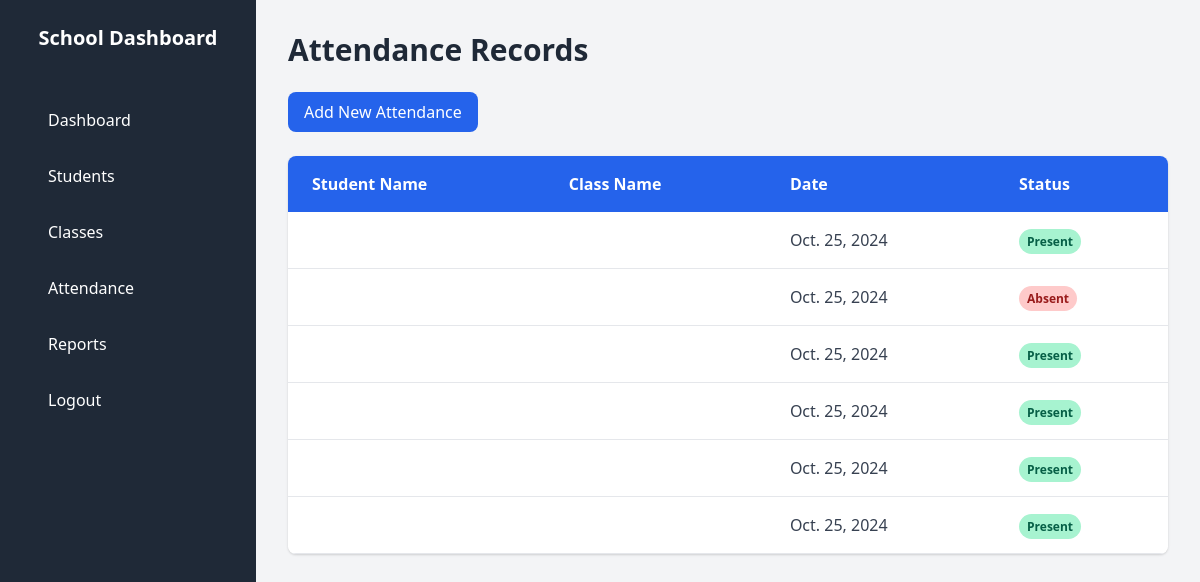
The page /api/attendance_list/ on the database as committed earlier.
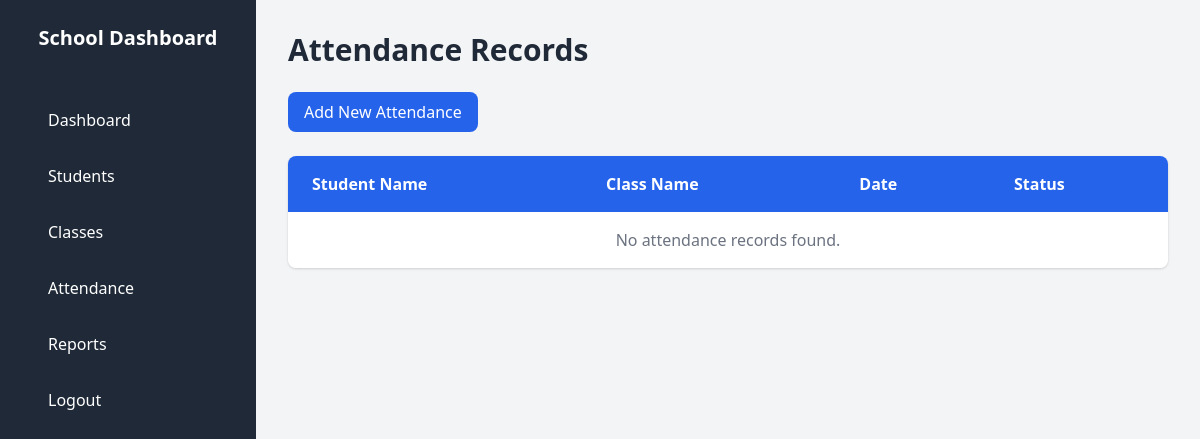
The same page on the database as committed later.
### attendance/models.py (models this page shows, shortened)
class Attendance(models.Model):
    STATUS_CHOICES = [
        ('Present', 'Present'),
        ('Absent', 'Absent'),
        ('Late', 'Late'),
    ]
    student = models.ForeignKey(Student, on_delete=models.CASCADE, related_name="attendances")
    class_name = models.ForeignKey(ClassRoom, on_delete=models.CASCADE)
    date = models.DateField(default=timezone.now)
    status = models.CharField(max_length=10, choices=STATUS_CHOICES, default='Absent')

### attendance/views.py (the view)
# urls.py: path('attendance_list/', attendance_list, name='attendance_list'),
def attendance_list(request):
    attendances = Attendance.objects.all().order_by('-date')
    return render(request, 'attendance/attendance_list.html', {'attendances': attendances})

### attendance/templates/attendance/attendance_list.html (shortened to what this page needs)
{% load static %}
<!DOCTYPE html>
<html lang="en">
<head>
    <link href="https://cdn.jsdelivr.net/npm/tailwindcss@2.2.19/dist/tailwind.min.css" rel="stylesheet">
</head>
<body class="font-sans bg-gray-100 flex">
    <div class="w-64 bg-gray-800 text-white min-h-screen">
        <div class="p-6">
            <h2 class="text-xl font-semibold text-center">School Dashboard</h2>
        </div>
        <nav>
            <ul class="space-y-4 mt-6 ml-8">
                <li><a href="{% url 'dashboard' %}" class="block py-2 px-4 hover:bg-gray-700">Dashboard</a></li>
                <li><a href="{% url 'list_students' %}" class="block py-2 px-4 hover:bg-gray-700">Students</a></li>
                <li><a href="{% url 'list_classes' %}" class="block py-2 px-4 hover:bg-gray-700">Classes</a></li>
                <li><a href="{% url 'attendance_list' %}" class="block py-2 px-4 hover:bg-gray-700">Attendance</a></li>
                <li><a href="{% url 'attendance_report' %}" class="block py-2 px-4 hover:bg-gray-700">Reports</a></li>
                <li><a href="{% url 'logout_user' %}" class="block py-2 px-4 hover:bg-gray-700">Logout</a></li>
            </ul>
        </nav>
    </div>
    <main class="flex-1 p-8">
        <h2 class="text-3xl font-semibold text-gray-800 mb-6">Attendance Records</h2>
        <div class="mb-6">
            <a href="{% url 'mark_attendance' %}" class="inline-block bg-blue-600 text-white py-2 px-4 rounded-lg hover:bg-blue-700">
                Add New Attendance
            </a>
        </div>
        <div class="bg-white rounded-lg shadow overflow-x-auto">
            <table class="min-w-full bg-white rounded-lg">
                <thead class="bg-blue-600 text-white">
                    <tr>
                        <th class="px-6 py-4 text-left font-semibold">Student Name</th>
                        <th class="px-6 py-4 text-left font-semibold">Class Name</th>
                        <th class="px-6 py-4 text-left font-semibold">Date</th>
                        <th class="px-6 py-4 text-left font-semibold">Status</th>
                    </tr>
                </thead>
                <tbody class="text-gray-700">
                    {% for attendance in attendances %}
                    <tr class="border-b border-gray-200 hover:bg-gray-50 transition">
                        <td class="px-6 py-4">{{ attendance.student.name }}</td>
                        <td class="px-6 py-4">{{ attendance.class_name.name }}</td>
                        <td class="px-6 py-4">{{ attendance.date }}</td>
                        <td class="px-6 py-4">
                            <span class="{% if attendance.status == 'Present' %}bg-green-200 text-green-800{% else %}bg-red-200 text-red-800{% endif %} px-2 py-1 rounded-full font-semibold text-xs">
                                {{ attendance.status }}
                            </span>
                        </td>
                    </tr>
                    {% empty %}
                    <tr>
                        <td colspan="4" class="px-6 py-4 text-center text-gray-500">No attendance records found.</td>
                    </tr>
                    {% endfor %}
                </tbody>
            </table>
        </div>
    </main>
</body>
</html>

Rows that differ between the two databases and show on the page:
removed Attendance: date "Oct. 25, 2024", status "Present"
removed Attendance: date "Oct. 25, 2024", status "Absent"
removed Attendance: date "Oct. 25, 2024", status "Present"
removed Attendance: date "Oct. 25, 2024", status "Present"
removed Attendance: date "Oct. 25, 2024", status "Present"
removed Attendance: date "Oct. 25, 2024", status "Present"
Other text that changed with them:
text now shown: "No attendance records found."
